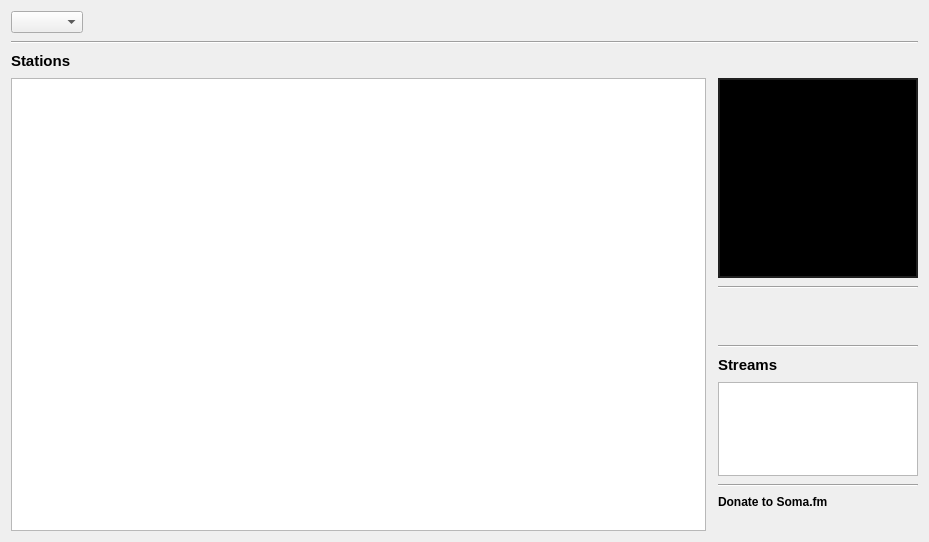
<?xml version="1.0" encoding="UTF-8"?>
<ui version="4.0">
 <class>GUI_SomaFM</class>
 <widget class="QWidget" name="GUI_SomaFM">
  <property name="geometry">
   <rect>
    <x>0</x>
    <y>0</y>
    <width>929</width>
    <height>542</height>
   </rect>
  </property>
  <layout class="QGridLayout" name="gridLayout">
   <property name="verticalSpacing">
    <number>8</number>
   </property>
   <item row="5" column="2">
    <widget class="Line" name="line_2">
     <property name="maximumSize">
      <size>
       <width>200</width>
       <height>16777215</height>
      </size>
     </property>
     <property name="orientation">
      <enum>Qt::Horizontal</enum>
     </property>
    </widget>
   </item>
   <item row="6" column="2">
    <widget class="QLabel" name="lab_description">
     <property name="minimumSize">
      <size>
       <width>0</width>
       <height>40</height>
      </size>
     </property>
     <property name="maximumSize">
      <size>
       <width>200</width>
       <height>16777215</height>
      </size>
     </property>
     <property name="font">
      <font>
       <pointsize>11</pointsize>
      </font>
     </property>
     <property name="styleSheet">
      <string notr="true">font-size: 11pt;</string>
     </property>
     <property name="text">
      <string notr="true"/>
     </property>
     <property name="textFormat">
      <enum>Qt::RichText</enum>
     </property>
     <property name="wordWrap">
      <bool>true</bool>
     </property>
     <property name="openExternalLinks">
      <bool>true</bool>
     </property>
    </widget>
   </item>
   <item row="11" column="2">
    <widget class="QLabel" name="label_3">
     <property name="font">
      <font>
       <weight>75</weight>
       <bold>true</bold>
      </font>
     </property>
     <property name="text">
      <string>Donate to Soma.fm</string>
     </property>
    </widget>
   </item>
   <item row="10" column="2">
    <widget class="Line" name="line_4">
     <property name="orientation">
      <enum>Qt::Horizontal</enum>
     </property>
    </widget>
   </item>
   <item row="7" column="2">
    <widget class="Line" name="line_3">
     <property name="maximumSize">
      <size>
       <width>200</width>
       <height>16777215</height>
      </size>
     </property>
     <property name="orientation">
      <enum>Qt::Horizontal</enum>
     </property>
    </widget>
   </item>
   <item row="3" column="0">
    <widget class="QLabel" name="label">
     <property name="font">
      <font>
       <pointsize>11</pointsize>
       <weight>75</weight>
       <bold>true</bold>
      </font>
     </property>
     <property name="text">
      <string>Stations</string>
     </property>
    </widget>
   </item>
   <item row="4" column="2">
    <widget class="QLabel" name="lab_image">
     <property name="sizePolicy">
      <sizepolicy hsizetype="Preferred" vsizetype="MinimumExpanding">
       <horstretch>0</horstretch>
       <verstretch>0</verstretch>
      </sizepolicy>
     </property>
     <property name="minimumSize">
      <size>
       <width>200</width>
       <height>200</height>
      </size>
     </property>
     <property name="maximumSize">
      <size>
       <width>200</width>
       <height>200</height>
      </size>
     </property>
     <property name="styleSheet">
      <string notr="true">background: black;
border: 2px solid #202020;

</string>
     </property>
     <property name="text">
      <string notr="true"/>
     </property>
     <property name="scaledContents">
      <bool>false</bool>
     </property>
    </widget>
   </item>
   <item row="0" column="0" colspan="3">
    <layout class="QHBoxLayout" name="horizontalLayout">
     <item>
      <widget class="QComboBox" name="combo_lib_chooser">
       <property name="focusPolicy">
        <enum>Qt::StrongFocus</enum>
       </property>
      </widget>
     </item>
     <item>
      <spacer name="horizontalSpacer">
       <property name="orientation">
        <enum>Qt::Horizontal</enum>
       </property>
       <property name="sizeType">
        <enum>QSizePolicy::Expanding</enum>
       </property>
       <property name="sizeHint" stdset="0">
        <size>
         <width>40</width>
         <height>20</height>
        </size>
       </property>
      </spacer>
     </item>
    </layout>
   </item>
   <item row="8" column="2">
    <widget class="QLabel" name="label_2">
     <property name="font">
      <font>
       <pointsize>11</pointsize>
       <weight>75</weight>
       <bold>true</bold>
      </font>
     </property>
     <property name="text">
      <string>Streams</string>
     </property>
    </widget>
   </item>
   <item row="1" column="0" rowspan="2" colspan="3">
    <widget class="Line" name="line">
     <property name="orientation">
      <enum>Qt::Horizontal</enum>
     </property>
    </widget>
   </item>
   <item row="9" column="2">
    <widget class="QListView" name="lv_playlists">
     <property name="sizePolicy">
      <sizepolicy hsizetype="Expanding" vsizetype="Expanding">
       <horstretch>1</horstretch>
       <verstretch>0</verstretch>
      </sizepolicy>
     </property>
     <property name="maximumSize">
      <size>
       <width>200</width>
       <height>16777215</height>
      </size>
     </property>
     <property name="focusPolicy">
      <enum>Qt::StrongFocus</enum>
     </property>
     <property name="dragDropMode">
      <enum>QAbstractItemView::DragOnly</enum>
     </property>
     <property name="alternatingRowColors">
      <bool>true</bool>
     </property>
    </widget>
   </item>
   <item row="12" column="2">
    <widget class="QLabel" name="lab_donate">
     <property name="text">
      <string/>
     </property>
     <property name="openExternalLinks">
      <bool>true</bool>
     </property>
    </widget>
   </item>
   <item row="4" column="0" rowspan="9">
    <widget class="SearchableTableView" name="tv_stations">
     <property name="focusPolicy">
      <enum>Qt::StrongFocus</enum>
     </property>
     <property name="dragEnabled">
      <bool>true</bool>
     </property>
     <property name="dragDropMode">
      <enum>QAbstractItemView::DragOnly</enum>
     </property>
     <property name="alternatingRowColors">
      <bool>true</bool>
     </property>
     <property name="selectionMode">
      <enum>QAbstractItemView::SingleSelection</enum>
     </property>
     <property name="selectionBehavior">
      <enum>QAbstractItemView::SelectRows</enum>
     </property>
     <property name="showGrid">
      <bool>false</bool>
     </property>
     <property name="gridStyle">
      <enum>Qt::NoPen</enum>
     </property>
     <attribute name="horizontalHeaderVisible">
      <bool>false</bool>
     </attribute>
     <attribute name="horizontalHeaderStretchLastSection">
      <bool>true</bool>
     </attribute>
     <attribute name="verticalHeaderVisible">
      <bool>false</bool>
     </attribute>
     <attribute name="verticalHeaderDefaultSectionSize">
      <number>20</number>
     </attribute>
     <attribute name="verticalHeaderMinimumSectionSize">
      <number>20</number>
     </attribute>
    </widget>
   </item>
  </layout>
 </widget>
 <customwidgets>
  <customwidget>
   <class>SearchableTableView</class>
   <extends>QTableView</extends>
   <header>GUI/Helper/SearchableWidget/SearchableTableView.h</header>
  </customwidget>
 </customwidgets>
 <tabstops>
  <tabstop>tv_stations</tabstop>
  <tabstop>lv_playlists</tabstop>
  <tabstop>combo_lib_chooser</tabstop>
 </tabstops>
 <resources/>
 <connections/>
</ui>
